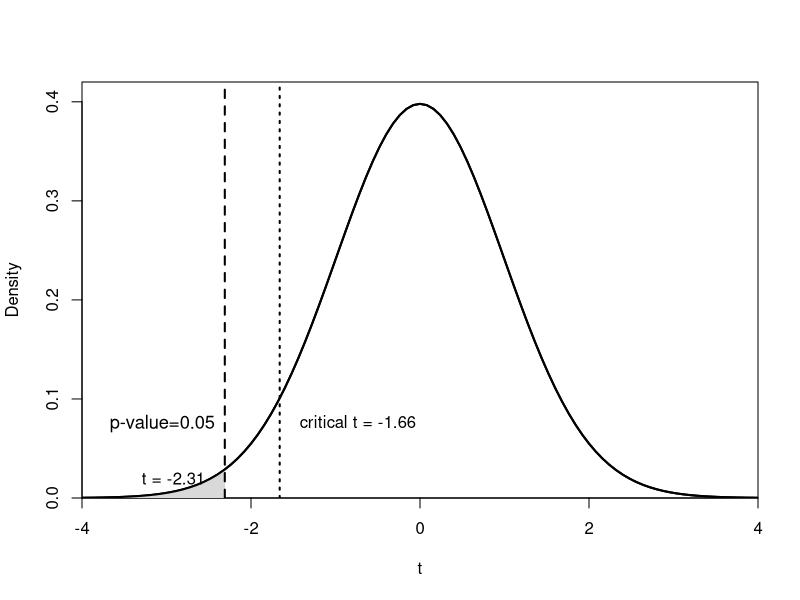
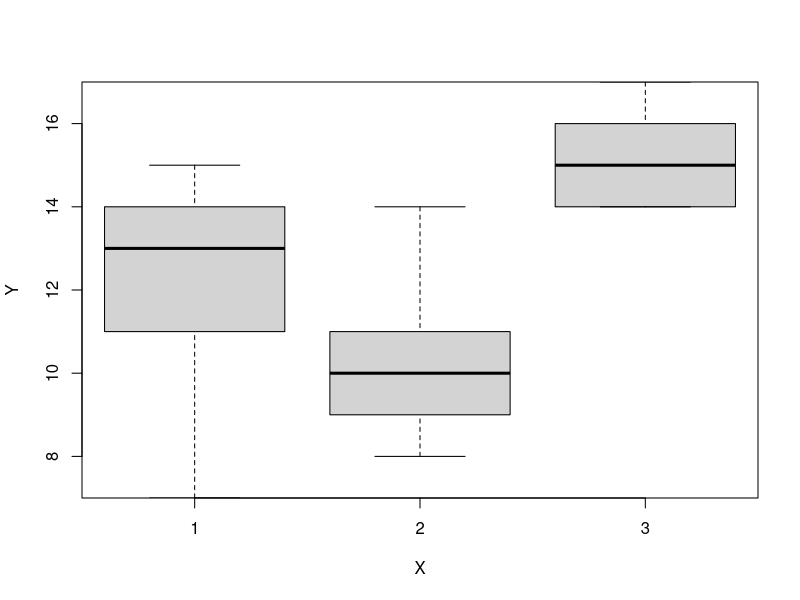
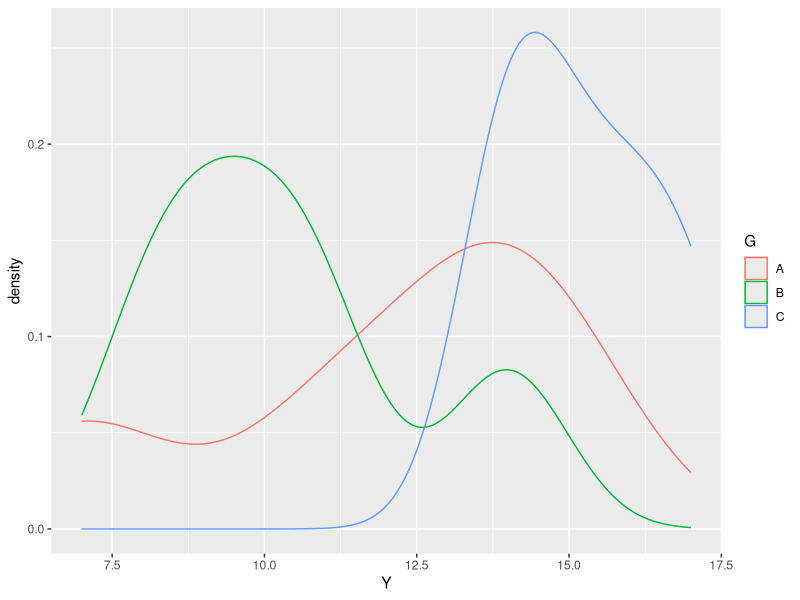

R code for these plots, in order:
## ---- chunk 1

df <- 99
t_obs <- -2.31
t_crit <- qt(0.05, df)
par(xaxs = "i", yaxs = "i")

curve(
  dt(x, df),
  from = -4, to = 4,
  ylim = c(0, 0.42),
  lwd = 2,
  xlab = "t",
  ylab = "Density",
  main = ""
)

# p-value 영역
x_shade <- seq(-4, t_obs, length.out = 300)
y_shade <- dt(x_shade, df)
polygon(
  c(x_shade, rev(x_shade)),
  c(y_shade, rep(0, length(y_shade))),
  col = "grey85",
  border = NA
)

# t분포 곡선
curve(
  dt(x, df),
  from = -4, to = 4,
  add = TRUE,
  lwd = 2
)

# 관측된 t값

abline(
  v = t_obs,
  lty = 2,
  lwd = 2
)

# 임계값
abline(
  v = t_crit,
  lty = 3,
  lwd = 2
)

# 텍스트
text(
  x = -3.05,
  y = 0.075,
  labels = "p-value=0.05",
  cex = 1.1
)

text(
  x = t_obs - 0.12,
  y = 0.018,
  labels = paste0("t = ", t_obs),
  pos = 2,
  cex = 1
)

text(
  x = t_crit + 0.12,
  y = 0.075,
  labels = paste0("critical t = ", round(t_crit, 2)),
  pos = 4,
  cex = 1
)
## ---- chunk 2
library(tidyverse)
library(knitr)
library(kableExtra)

paired_data <- tibble(

  ID = 1:25,

  pre_test = c(
    3.0,3.5,3.2,3.0,2.8,
    3.1,3.1,3.2,2.9,3.0,
    3.0,3.1,3.3,2.0,3.5,
    3.2,3.3,2.8,2.9,2.9,
    2.7,3.2,3.0,3.1,2.8
  ),

  post_test = c(
    3.2,3.8,3.4,2.8,3.5,
    3.2,3.3,3.7,3.1,3.8,
    3.3,2.9,3.1,2.8,3.6,
    3.5,3.7,2.9,2.9,3.6,
    3.3,3.5,3.1,3.4,2.6
  )

) %>%

  mutate(

    d = post_test - pre_test,

    sq_dev = (d - mean(d))^2

  )

paired_data %>%

  mutate(

    sq_dev = round(sq_dev, 3)

  ) %>%

  kbl(

    digits = c(0,1,1,1,3),

    booktabs = TRUE,

    align = "ccccc",

    caption = "대응표본 t 검정을 위한 예제 데이터",

    col.names = c(
      "ID",
      "Pre-test",
      "Post-test",
      "Difference (d)",
      "$(d-\\bar{d})^2$"
    )

  ) %>%

  kable_styling(

    full_width = knitr::is_html_output(),

    latex_options = c(
      "hold_position",
      "scale_down"
    ),

    position = "center"

  ) %>%

  column_spec(1, width = "1.2cm") %>%
  column_spec(2, width = "2.2cm") %>%
  column_spec(3, width = "2.2cm") %>%
  column_spec(4, width = "3.5cm") %>%
  column_spec(5, width = "3.5cm")

## ---- chunk 3

ID<-c(1,2,3,4,5,6,7,8,9,10,11,12,13,14,15, 16, 17, 18, 19, 20, 21, 22, 23, 24, 25) 
X<-c(3.00, 2.75, 2.81, 3.0, 2.93, 3.01, 3.10, 3.20, 2.90, 3.00, 3.00, 2.95, 2.75, 2.88, 3.12, 3.05, 3.10, 2.85, 2.95, 2.90, 2.79, 3.14, 3.00, 3.10, 2.83)  
onesampleT<-data.frame(ID, X)
mean(onesampleT$X)
t.test(onesampleT$X, mu=3, alternative="less", conf.level=0.95)

## ---- chunk 4

## 데이터 입력
ID<-c(1,2,3,4,5,6,7,8,9,10,11,12,13,14,15, 16, 17, 18, 19, 20, 21, 22, 23, 24, 25) 
Xpre<-c(3.0, 3.5, 3.2, 3.0, 2.8, 3.1, 3.1, 3.2, 2.9, 3.0, 3.0, 3.1, 3.3, 2.0, 3.5, 3.2, 3.3, 2.8, 2.9, 2.9, 2.7, 3.2, 3.0, 3.1, 2.8)  
Xpost<-c(3.2, 3.8, 3.4, 2.8, 3.5, 3.2, 3.3, 3.7, 3.1, 3.8, 3.3, 2.9, 3.1, 2.8, 3.6, 3.5, 3.7, 2.9, 2.9, 3.6, 3.3, 3.5, 3.1, 3.4, 2.6)
prepostT<-data.frame(ID, Xpre, Xpost)

## 사전/사후 집단의 평균비교
mean(prepostT$Xpre)
mean(prepostT$Xpost)

## 집단간 동분산성 확인
var.test(prepostT$Xpre, prepostT$Xpost)

## 쌍체비교 t-test
t.test(prepostT$Xpre, prepostT$Xpost, var.equal=TRUE, alternative="two.sided", conf.level=0.95, paired=TRUE)

## ---- chunk 5

## 데이터 입력
ID<-c(1,2,3,4,5,6,7,8,9,10,11,12,13,14,15, 16, 17, 18, 19, 20, 21, 22, 23, 24, 25) 
A<-c(3.0, 3.5, 3.2, 3.0, 2.8, 3.1, 3.1, 3.2, 2.9, 3.0, 3.0, 3.1, 3.3, 2.0, 3.5, 3.2, 3.3, 2.8, 2.9, 2.9, 2.7, 3.2, 3.0, 3.1, 2.8)  
B<-c(3.2, 3.8, 3.4, 2.8, 3.5, 3.2, 3.3, 3.7, 3.1, 3.8, 3.3, 2.9, 3.1, 2.8, 3.6, 3.5, 3.7, 2.9, 2.9, 3.6, 3.3, 3.5, 3.1, 3.4, 2.6)
twosampleT<-data.frame(ID, A, B)

## A와 B집단의 평균비교
mean(twosampleT$A)
mean(twosampleT$B)

## 집단간 동분산성 확인
var.test(twosampleT$A, twosampleT$B)

## 두집단 t-test
t.test(twosampleT$A, twosampleT$A, var.equal=TRUE, alternative="two.sided", conf.level=0.95, paired=FALSE)

## ---- chunk 6
library(ggplot2)

ID<-c(1,2,3,4,5,6,7,8,9,10,11,12,13,14,15) 
X<-c(1,1,1,1,1,2,2,2,2,2,3,3,3,3,3)  
G<-c("A","A", "A", "A", "A", "B","B","B","B","B","C","C","C","C","C")
Y<-c(7, 11, 13, 14, 15, 8, 9, 14, 11, 10, 14, 15, 16, 14, 17)
dataAnova<-data.frame(ID, X, Y, G)
dataAnova
dataAnova %>% 
  group_by(X) %>% 
  summarise(mean=mean(Y))

boxplot(Y~X, data=dataAnova)

dataAnova %>%
  ggplot()+geom_density (aes(x=Y, colour=G))
## ---- chunk 7

G<-c("A","A", "A", "A", "A", "B","B","B","B","B","C","C","C","C","C")
Y<-c(7, 11, 13, 14, 15, 8, 9, 14, 11, 10, 14, 15, 16, 14, 17)
dataAnova2<-data.frame(G, Y)
dataAnova2
## ---- chunk 8

A_group<-c(7, 11, 13, 14, 15)
B_group<-c(8, 9, 14, 11, 10)
C_group<-c(14, 15, 16, 14, 17)
longAnova<-data.frame(A_group, B_group, C_group)
longAnova
## ---- chunk 9
ID<-c(1,2,3,4,5,6,7,8,9,10,11,12,13,14,15) 
X<-c(1,1,1,1,1,2,2,2,2,2,3,3,3,3,3)  
Y<-c(7, 11, 13, 14, 15, 8, 9, 14, 11, 10, 14, 15, 16, 14, 17)

oneway.test(Y~X, data=dataAnova, var.equal=TRUE) 
## ---- chunk 10

bartlett.test(dataAnova$Y~dataAnova$G)
library(car)
leveneTest(dataAnova$Y~dataAnova$G)
